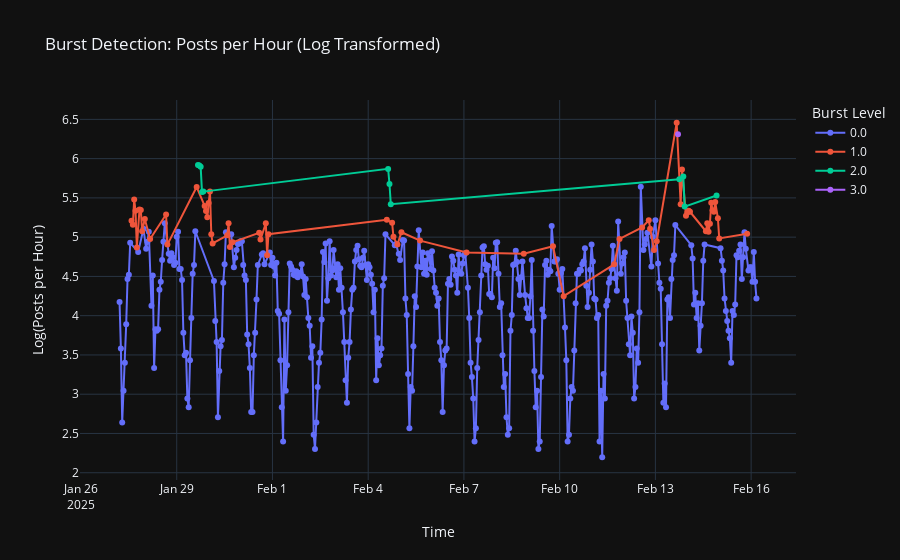

The code cell stored with this chart in its notebook:
### Markdown cell above
## Visualize Burst Detection
**Why do this?** As your proposal states, this is the "smoking gun" deliverable for this part of the analysis. It translates the complex list of burst timestamps into a simple, interactive, human-readable report that allows a non-technical user to see the anomalous activity.



**How does this affect the next step?** This step creates the final output for our burst detection analysis. The posts_per_hour_with_bursts DataFrame, which we created specifically for this, has the burst_level column. We will use this column to color-code the plot, clearly highlighting the periods of anomalous activity. After this, the burst detection portion is complete, and we can move on to Week 3 with a clean slate.

### Code cell
import plotly.express as px

try:
    # --- Prepare for Plotting ---
    # We need to convert 'burst_level' to a string (categorical)
    # so Plotly treats it as distinct colors (0, 1, 2)
    # instead of a continuous number gradient.

    # Use the DataFrame we created in the last step
    plot_df = posts_per_hour_with_bursts.with_columns(
        pl.col('burst_level').cast(pl.String).alias('burst_category')
    )

    print("Creating interactive burst plot...")

    # --- Create Interactive Plot ---
    fig = px.line(
        plot_df.to_pandas(),
        x='post_timestamp',
        y='log_post_count',       # Plot the log-transformed data we analyzed
        color='burst_category',   # <-- This is the key part
        title='Burst Detection: Posts per Hour (Log Transformed)',
        labels={
            'log_post_count': 'Log(Posts per Hour)',
            'post_timestamp': 'Time',
            'burst_category': 'Burst Level'
        },
        markers=True # Add markers to make individual hours visible
    )

    fig.show() # Display the plot in the notebook
    print("Plot displayed.")

    # Optional: Save the plot as an HTML file
    # fig.write_html("burst_detection_plot.html")
    # print("\nPlot saved as burst_detection_plot.html")

except Exception as e:
    print(f"An error occurred during plotting: {e}")

### Figure 1 — Plotly figure (JSON) as saved in the notebook; plotly's stock layout.template omitted (floating-point values rounded to 4 significant figures; data arrays with more than 128 entries replaced by an {"elided": "..."} marker saying what was removed)
{"data": [{"hovertemplate": "Burst Level=0.0<br>Time=%{x}<br>Log(Posts per Hour)=%{y}<extra></extra>", "legendgroup": "0.0", "line": {"color": "#636efa", "dash": "solid"}, "marker": {"symbol": "circle"}, "mode": "lines+markers", "name": "0.0", "orientation": "v", "showlegend": true, "x": {"elided": "403 str values"}, "xaxis": "x", "y": {"elided": "403 float values"}, "yaxis": "y", "type": "scatter"}, {"hovertemplate": "Burst Level=1.0<br>Time=%{x}<br>Log(Posts per Hour)=%{y}<extra></extra>", "legendgroup": "1.0", "line": {"color": "#EF553B", "dash": "solid"}, "marker": {"symbol": "circle"}, "mode": "lines+markers", "name": "1.0", "orientation": "v", "showlegend": true, "x": ["2025-01-27T14:00:00", "2025-01-27T15:00:00", "2025-01-27T16:00:00", "2025-01-27T17:00:00", "2025-01-27T18:00:00", "2025-01-27T20:00:00", "2025-01-27T21:00:00", "2025-01-27T22:00:00", "2025-01-28T00:00:00", "2025-01-28T04:00:00", "2025-01-28T16:00:00", "2025-01-28T17:00:00", "2025-01-29T15:00:00", "2025-01-29T21:00:00", "2025-01-29T22:00:00", "2025-01-29T23:00:00", "2025-01-30T00:00:00", "2025-01-30T01:00:00", "2025-01-30T02:00:00", "2025-01-30T03:00:00", "2025-01-30T14:00:00", "2025-01-30T15:00:00", "2025-01-30T16:00:00", "2025-01-30T18:00:00", "2025-01-31T14:00:00", "2025-01-31T15:00:00", "2025-01-31T19:00:00", "2025-01-31T20:00:00", "2025-01-31T21:00:00", "2025-02-04T14:00:00", "2025-02-04T18:00:00", "2025-02-04T19:00:00", "2025-02-04T22:00:00", "2025-02-05T01:00:00", "2025-02-05T15:00:00", "2025-02-07T02:00:00", "2025-02-08T21:00:00", "2025-02-09T19:00:00", "2025-02-10T03:00:00", "2025-02-11T17:00:00", "2025-02-11T21:00:00", "2025-02-12T14:00:00", "2025-02-12T19:00:00", "2025-02-12T20:00:00", "2025-02-12T23:00:00", "2025-02-13T01:00:00", "2025-02-13T16:00:00", "2025-02-13T19:00:00", "2025-02-13T20:00:00", "2025-02-13T23:00:00", "2025-02-14T00:00:00", "2025-02-14T01:00:00", "2025-02-14T02:00:00", "2025-02-14T14:00:00", "2025-02-14T15:00:00", "2025-02-14T16:00:00", "2025-02-14T17:00:00", "2025-02-14T18:00:00", "2025-02-14T19:00:00", "2025-02-14T20:00:00", "2025-02-14T21:00:00", "2025-02-14T23:00:00", "2025-02-15T00:00:00", "2025-02-15T21:00:00"], "xaxis": "x", "y": [5.209, 5.159, 5.481, 5.338, 4.868, 5.352, 5.347, 5.075, 5.231, 4.977, 5.288, 4.905, 5.638, 5.398, 5.333, 5.252, 5.434, 5.58, 5.037, 4.92, 5.024, 5.176, 4.875, 4.934, 5.056, 4.97, 5.176, 4.771, 5.037, 5.22, 5.182, 5.004, 4.905, 5.063, 4.956, 4.804, 4.787, 4.883, 4.248, 4.654, 4.977, 5.124, 5.215, 5.106, 4.836, 4.949, 6.457, 5.421, 5.861, 5.273, 5.313, 5.338, 5.323, 5.075, 5.176, 5.069, 5.17, 5.438, 5.342, 5.323, 5.447, 5.242, 4.984, 5.043], "yaxis": "y", "type": "scatter"}, {"hovertemplate": "Burst Level=2.0<br>Time=%{x}<br>Log(Posts per Hour)=%{y}<extra></extra>", "legendgroup": "2.0", "line": {"color": "#00cc96", "dash": "solid"}, "marker": {"symbol": "circle"}, "mode": "lines+markers", "name": "2.0", "orientation": "v", "showlegend": true, "x": ["2025-01-29T16:00:00", "2025-01-29T17:00:00", "2025-01-29T18:00:00", "2025-01-29T19:00:00", "2025-01-29T20:00:00", "2025-02-04T15:00:00", "2025-02-04T16:00:00", "2025-02-04T17:00:00", "2025-02-13T18:00:00", "2025-02-13T21:00:00", "2025-02-13T22:00:00", "2025-02-14T22:00:00"], "xaxis": "x", "y": [5.919, 5.914, 5.897, 5.576, 5.58, 5.869, 5.677, 5.421, 5.737, 5.771, 5.389, 5.529], "yaxis": "y", "type": "scatter"}, {"hovertemplate": "Burst Level=3.0<br>Time=%{x}<br>Log(Posts per Hour)=%{y}<extra></extra>", "legendgroup": "3.0", "line": {"color": "#ab63fa", "dash": "solid"}, "marker": {"symbol": "circle"}, "mode": "lines+markers", "name": "3.0", "orientation": "v", "showlegend": true, "x": ["2025-02-13T17:00:00"], "xaxis": "x", "y": [6.312], "yaxis": "y", "type": "scatter"}], "layout": {"xaxis": {"anchor": "y", "domain": [0.0, 1.0], "title": {"text": "Time"}}, "yaxis": {"anchor": "x", "domain": [0.0, 1.0], "title": {"text": "Log(Posts per Hour)"}}, "legend": {"title": {"text": "Burst Level"}, "tracegroupgap": 0}, "title": {"text": "Burst Detection: Posts per Hour (Log Transformed)"}}}
